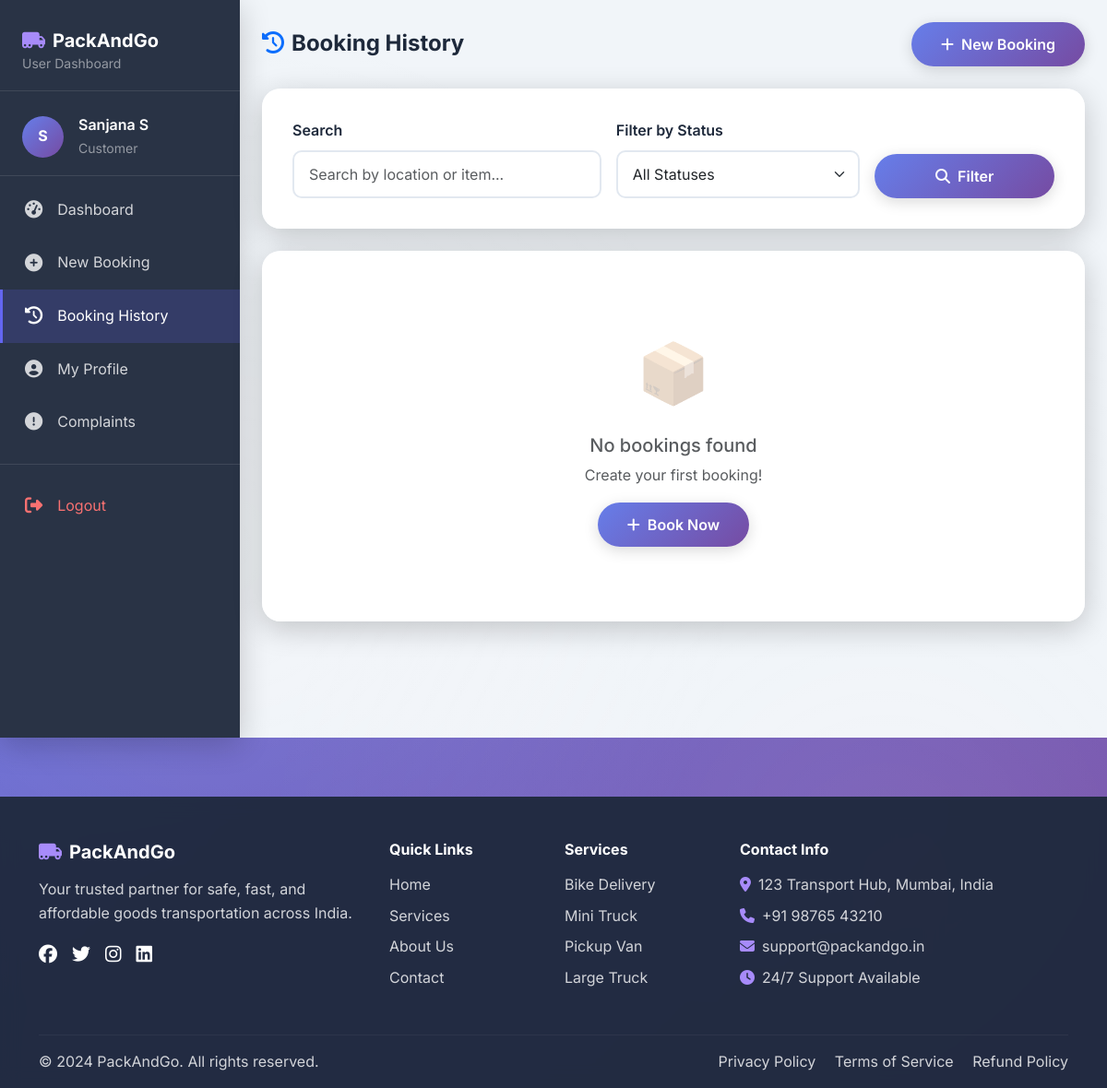
The page /booking/history/ (signed in) on the database as committed earlier.
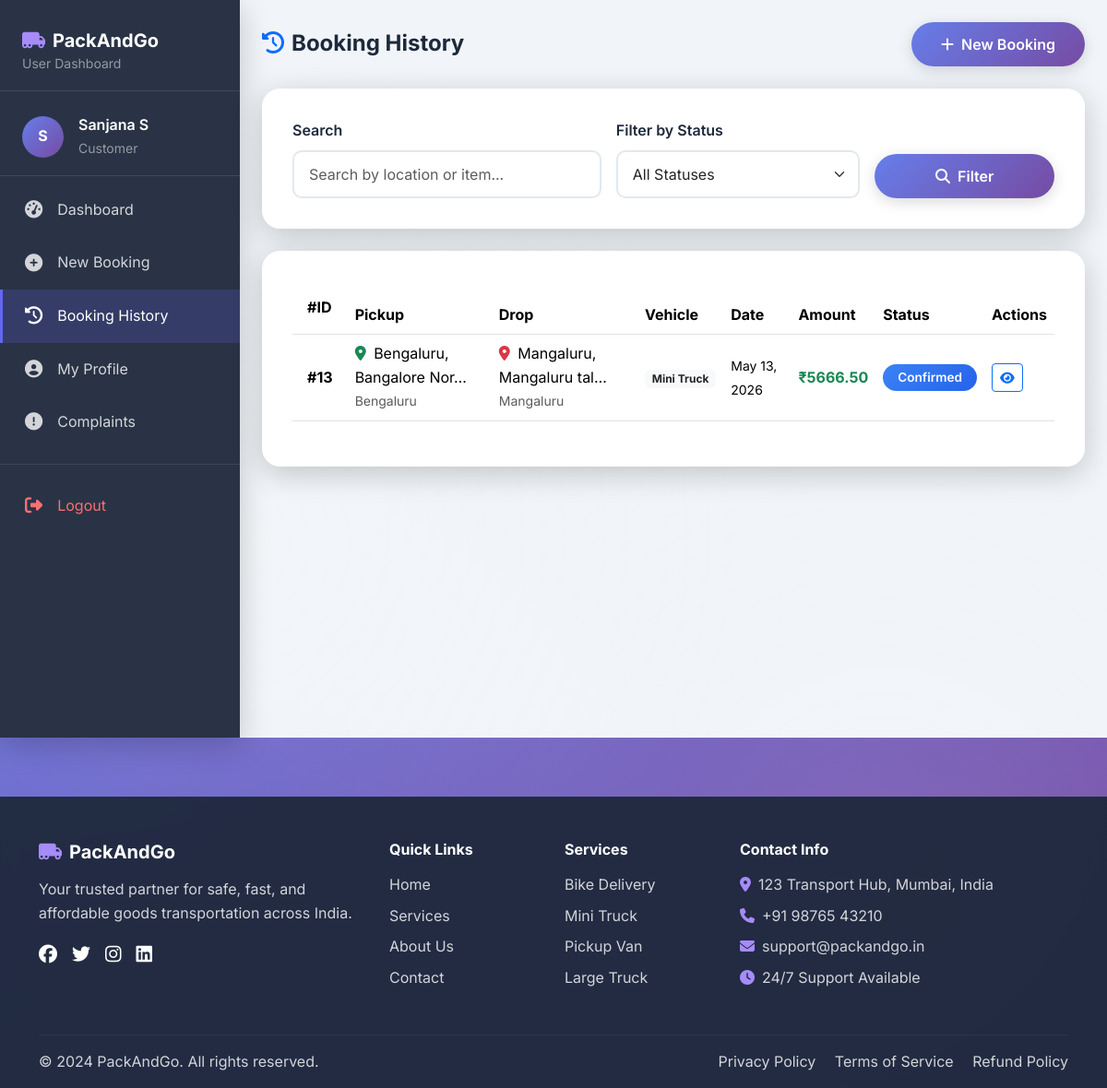
The same page on the database as committed later.
### core/models.py (models this page shows, shortened)
class Booking(models.Model):
    STATUS_CHOICES = [
        ('pending', 'Pending'),
        ('confirmed', 'Confirmed'),
        ('picked_up', 'Picked Up'),
        ('in_transit', 'In Transit'),
        ('delivered', 'Delivered'),
        ('cancelled', 'Cancelled'),
    ]
    user = models.ForeignKey(User, on_delete=models.CASCADE, related_name='bookings')
    driver = models.ForeignKey(Driver, on_delete=models.SET_NULL, null=True, blank=True, related_name='jobs')
    pickup_location = models.CharField(max_length=255)
    drop_location = models.CharField(max_length=255)
    pickup_city = models.CharField(max_length=100, blank=True)
    drop_city = models.CharField(max_length=100, blank=True)
    item_description = models.TextField()
    vehicle_type = models.CharField(max_length=20, choices=VEHICLE_CHOICES)
    booking_date = models.DateField()
    delivery_date = models.DateField(null=True, blank=True)
    status = models.CharField(max_length=20, choices=STATUS_CHOICES, default='pending')
    estimated_price = models.DecimalField(max_digits=10, decimal_places=2, default=0)
    distance_km = models.DecimalField(max_digits=8, decimal_places=2, default=0)
    item_image = models.ImageField(upload_to='bookings/', blank=True, null=True)
    special_instructions = models.TextField(blank=True)
    created_at = models.DateTimeField(auto_now_add=True)
    updated_at = models.DateTimeField(auto_now=True)
    class Meta:
        ordering = ['-created_at']

### core/views.py (the view)
# urls.py: path('booking/history/', views.booking_history, name='booking_history'),
@login_required
def booking_history(request):
    bookings = Booking.objects.filter(user=request.user)
    status_filter = request.GET.get('status', '')
    if status_filter:
        bookings = bookings.filter(status=status_filter)
    search = request.GET.get('search', '')
    if search:
        bookings = bookings.filter(
            Q(pickup_location__icontains=search) |
            Q(drop_location__icontains=search) |
            Q(item_description__icontains=search)
        )
    paginator = Paginator(bookings, 10)
    page = request.GET.get('page', 1)
    bookings_page = paginator.get_page(page)
    return render(request, 'user/booking_history.html', {
        'bookings': bookings_page,
        'status_filter': status_filter,
        'search': search,
    })

### templates/user/booking_history.html (shortened to what the changed rows need)
{% extends 'base.html' %}
{% block content %}
<div class="d-flex" style="min-height: 100vh; background: #f1f5f9;">
    <div class="flex-grow-1 p-4">
        <div class="glass-card">
            {% if bookings %}
            <div class="table-responsive">
                <table class="table table-hover align-middle">
                    <thead style="background: linear-gradient(135deg, #667eea 0%, #764ba2 100%); color:white;">
                        <tr>
                            <th class="py-3 px-3">#ID</th>
                            <th>Pickup</th>
                            <th>Drop</th>
                            <th>Vehicle</th>
                            <th>Date</th>
                            <th>Amount</th>
                            <th>Status</th>
                            <th>Actions</th>
                        </tr>
                    </thead>
                    <tbody>
                        {% for booking in bookings %}
                        <tr>
                            <td class="px-3"><strong>#{{ booking.id }}</strong></td>
                            <td>
                                <i class="fas fa-map-marker-alt text-success me-1"></i>
                                {{ booking.pickup_location|truncatechars:25 }}
                                {% if booking.pickup_city %}<br><small class="text-muted">{{ booking.pickup_city }}</small>{% endif %}
                            </td>
                            <td>
                                <i class="fas fa-map-marker-alt text-danger me-1"></i>
                                {{ booking.drop_location|truncatechars:25 }}
                                {% if booking.drop_city %}<br><small class="text-muted">{{ booking.drop_city }}</small>{% endif %}
                            </td>
                            <td>
                                <span class="badge bg-light text-dark">{{ booking.get_vehicle_type_display }}</span>
                            </td>
                            <td><small>{{ booking.booking_date }}</small></td>
                            <td><strong class="text-success">₹{{ booking.estimated_price }}</strong></td>
                            <td>
                                <span class="badge badge-{{ booking.status }} badge-custom">
                                    {{ booking.get_status_display }}
                                </span>
                            </td>
                            <td>
                                <div class="d-flex gap-1">
                                    <a href="{% url 'booking_detail' booking.id %}" class="btn btn-sm btn-outline-primary" data-bs-toggle="tooltip" title="View Details">
                                        <i class="fas fa-eye"></i>
                                    </a>
                                </div>
                            </td>
                        </tr>
                        {% endfor %}
                    </tbody>
                </table>
            </div>
            {% else %}
            <div class="text-center py-5">
                <div style="font-size:4rem; opacity:0.3;">📦</div>
                <h5 class="text-muted mt-3">No bookings found</h5>
                <p class="text-muted">{% if search or status_filter %}Try adjusting your filters{% else %}Create your first booking!{% endif %}</p>
                <a href="{% url 'new_booking' %}" class="btn btn-gradient">
                    <i class="fas fa-plus me-2"></i>Book Now
                </a>
            </div>
            {% endif %}
        </div>
    </div>
</div>
{% endblock %}

Rows that differ between the two databases and show on the page:
added Booking: id "13", pickup_location "Bengaluru, Bangalore Nor…", pickup_city "Bengaluru", drop_location "Mangaluru, Mangaluru tal…", drop_city "Mangaluru", vehicle_type "Mini Truck", booking_date "May 13, 2026", estimated_price "5666.50", status "Confirmed"
Other text that changed with them:
text no longer shown: "📦 No bookings found Create your first booking! Book Now"
text now shown: "#ID Pickup Drop Vehicle Date Amount Status Actions"
